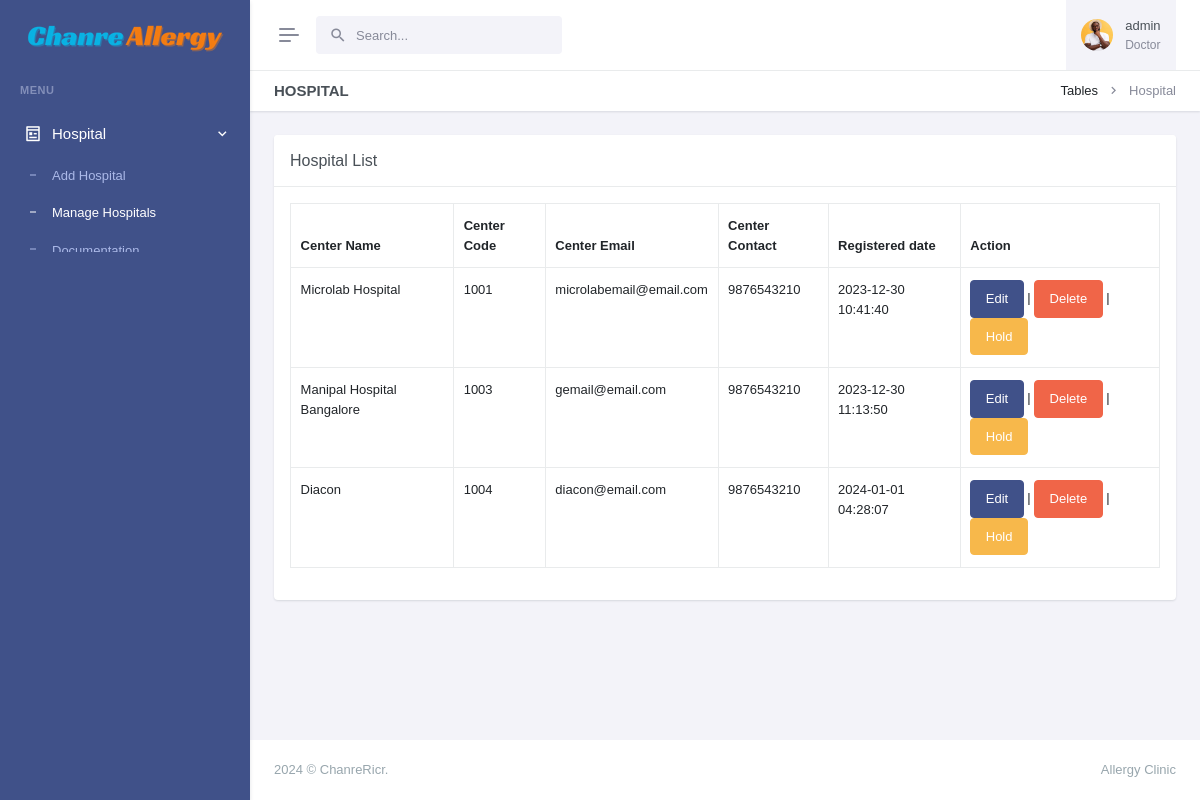
Page /view-hospital.php (signed in) on the committed database.
### tables this page shows
CREATE TABLE `tbl_center` (
  `id` int(11) NOT NULL,
  `centerName` varchar(255) NOT NULL,
  `centerCode` int(11) NOT NULL,
  `createdAt` timestamp NOT NULL DEFAULT current_timestamp(),
  `center_email` varchar(255) DEFAULT NULL,
  `center_password` varchar(255) DEFAULT NULL,
  `center_contact` varchar(55) DEFAULT NULL,
  `center_username` varchar(100) NOT NULL,
  `isActive` int(11) DEFAULT NULL,
  `alt_contact` varchar(55) DEFAULT NULL,
  `alt_center_email` varchar(255) DEFAULT NULL
);

### view-hospital.php (the view, shortened to what this page needs)
<?php
include('layout/config.php');
if (strlen($_SESSION['login']) == 0) {
    header('location:index.php');
} else {
    ?>
<!doctype html>
<html lang="en" data-layout="vertical" data-topbar="light" data-sidebar="dark" data-sidebar-size="lg"
    data-sidebar-image="none" data-preloader="disable">
<head>
    <link rel="stylesheet" href="https://cdn.datatables.net/1.11.5/css/dataTables.bootstrap5.min.css" />
    <link rel="stylesheet" href="https://cdn.datatables.net/responsive/2.2.9/css/responsive.bootstrap.min.css" />
    <link rel="stylesheet" href="https://cdn.datatables.net/buttons/2.2.2/css/buttons.dataTables.min.css">
    <link href="assets/css/bootstrap.min.css" rel="stylesheet" type="text/css" />
    <link href="assets/css/icons.min.css" rel="stylesheet" type="text/css" />
    <link href="assets/css/app.min.css" rel="stylesheet" type="text/css" />
    <link href="assets/css/custom.min.css" rel="stylesheet" type="text/css" />
</head>
<body>
    <div id="layout-wrapper">
        <?php include('admin/header.php') ?>
        <?php include('admin/leftsidebar.php') ?>
        <div class="main-content">
            <div class="page-content">
                <div class="container-fluid">
                    <div class="row">
                        <div class="col-12">
                            <div class="page-title-box d-sm-flex align-items-center justify-content-between">
                                <h4 class="mb-sm-0">Hospital</h4>
                                <div class="page-title-right">
                                    <ol class="breadcrumb m-0">
                                        <li class="breadcrumb-item"><a href="javascript: void(0);">Tables</a></li>
                                        <li class="breadcrumb-item active">Hospital</li>
                                    </ol>
                                </div>
                            </div>
                        </div>
                    </div>
                    <div class="row">
                        <div class="col-lg-12">
                            <div class="card">
                                <div class="card-header">
                                    <h5 class="card-title mb-0">Hospital List</h5>
                                </div>
                                <div class="card-body">
                                    <div class="table-responsive">
                                        <table id="buttons-datatables" class="display table table-bordered"
                                            style="width:100%">
                                            <thead>
                                                <tr>
                                                    <th>Center Name</th>
                                                    <th>Center Code</th>
                                                    <th>Center Email</th>
                                                    <th>Center Contact</th>
                                                    <th>Registered date</th>
                                                    <th>Action</th>
                                                </tr>
                                            </thead>
                                            <tbody>
                                                <?php
                                                    $myquery = mysqli_query($conn, 'Select * from tbl_center');
                                                    while ($row = mysqli_fetch_array($myquery)) {
                                                        ?>
                                                <tr>
                                                    <td>
                                                        <?php echo htmlentities($row['centerName']) ?>
                                                    </td>
                                                    <td>
                                                        <?php echo htmlentities($row['centerCode']) ?>
                                                    </td>
                                                    <td>
                                                        <?php echo htmlentities($row['center_email']) ?>
                                                    </td>
                                                    <td>
                                                        <?php echo htmlentities($row['center_contact']) ?>
                                                    </td>
                                                    <td>
                                                        <?php echo htmlentities($row['createdAt']) ?>
                                                    </td>
                                                    <td>
                                                        <a href="edit-center.php?hid=<?php echo htmlentities($row['centerCode']) ?>"
                                                            class="btn btn-primary">Edit</a>
                                                        | <a class="btn btn-danger"
                                                            href="view-hospital.php?pid=<?php echo htmlentities($row['id']); ?>&&action=del"
                                                            onclick="return confirm('Do you reaaly want to delete ?')">
                                                            Delete</a> |
                                                        <a href="" class="btn btn-warning">Hold</a>
                                                    </td>
                                                </tr>
                                                <?php } ?>
                                        </table>
                                    </div>
                                </div>
                            </div>
                        </div>
                    </div>
                </div>
            </div>
            <?php include('admin/footer.php'); ?>
        </div>
    </div>
</body>
</html>
<?php } ?>

### rows in the picture
tbl_center: centerName "Microlab Hospital", centerCode "1001", center_email "microlabemail@email.com", center_contact "9876543210", createdAt "2023-12-30 10:41:40"
tbl_center: centerName "Manipal Hospital Bangalore", centerCode "1003", center_email "gemail@email.com", center_contact "9876543210", createdAt "2023-12-30 11:13:50"
tbl_center: centerName "Diacon", centerCode "1004", center_email "diacon@email.com", center_contact "9876543210", createdAt "2024-01-01 04:28:07"

### other values in the picture
$_SESSION['adminName'] "admin"
